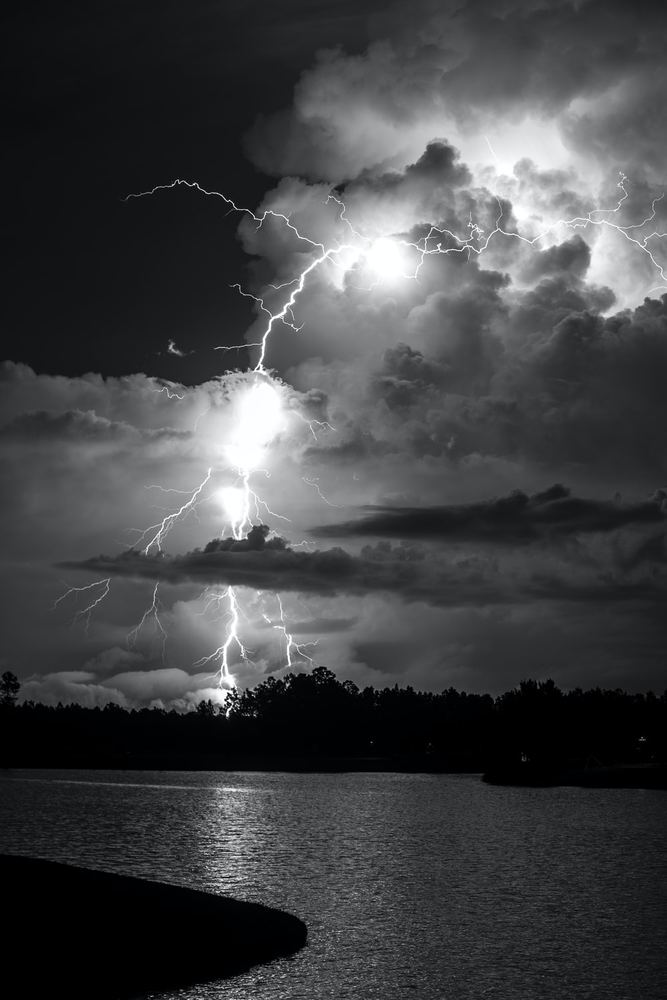
#> input picture im1.png, 667 x 1000 px, shrunk from 1000 x 1500 before the run
$ jupyter execute --allow-errors 'segmentation par croissance.ipynb'
#> lines starting #> are read from the running program, lines starting #| are printed output that depends on the picture
# segmentation par croissance de région

[cell 1]
import cv2
import numpy as np
import sys

#trouver les voisins du pixel
# [73 lines left out: functions voisins, croissance_region, on_mouse, not called in this run]

clicks = []
image = cv2.imread('im1.png', cv2.imread(sys.argv[1],1))
#> image is the input picture: shape (1000, 667, 3); mean B, G, R 68.9, 67.1, 66.1
ret, img = cv2.threshold(image, 128, 255, cv2.THRESH_BINARY)
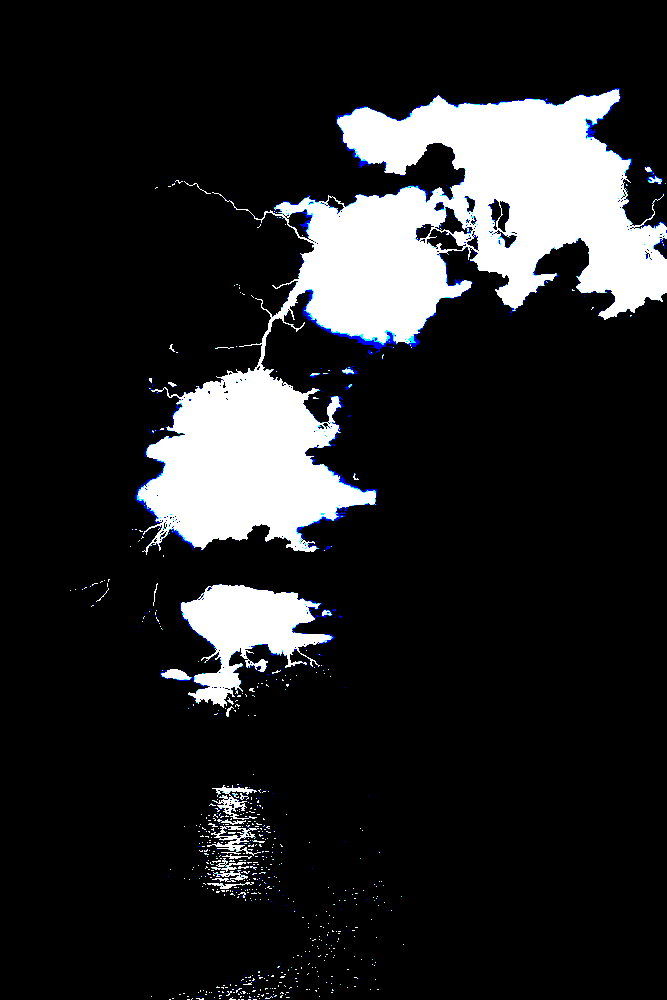
#> img: shape (1000, 667, 3); mean B, G, R 37.6, 36.3, 35.8
cv2.namedWindow('Input')
cv2.setMouseCallback('Input', on_mouse, 0, )
cv2.imshow('Input', img)
cv2.waitKey()
#> (the rest of this cell did not finish here and is left out)
